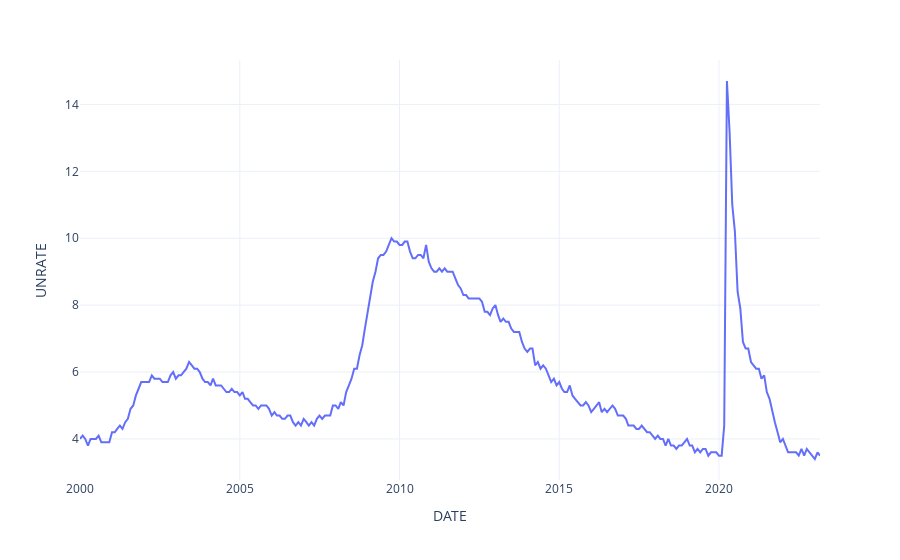

Notebook source saved alongside this figure:
### Code cell
# Plot unemployment
px.line(data_frame=unemployment, x=unemployment.index, y='UNRATE', template='plotly_white')

### Figure 1 — Plotly figure (JSON) as saved in the notebook; plotly's stock layout.template omitted (floating-point values rounded to 4 significant figures; data arrays with more than 128 entries replaced by an {"elided": "..."} marker saying what was removed)
{"data": [{"hovertemplate": "DATE=%{x}<br>UNRATE=%{y}<extra></extra>", "legendgroup": "", "line": {"color": "#636efa", "dash": "solid"}, "marker": {"symbol": "circle"}, "mode": "lines", "name": "", "orientation": "v", "showlegend": false, "type": "scatter", "x": {"elided": "279 str values"}, "xaxis": "x", "y": {"elided": "279 float values"}, "yaxis": "y"}], "layout": {"legend": {"tracegroupgap": 0}, "margin": {"t": 60}, "xaxis": {"anchor": "y", "domain": [0, 1], "title": {"text": "DATE"}}, "yaxis": {"anchor": "x", "domain": [0, 1], "title": {"text": "UNRATE"}}}}
